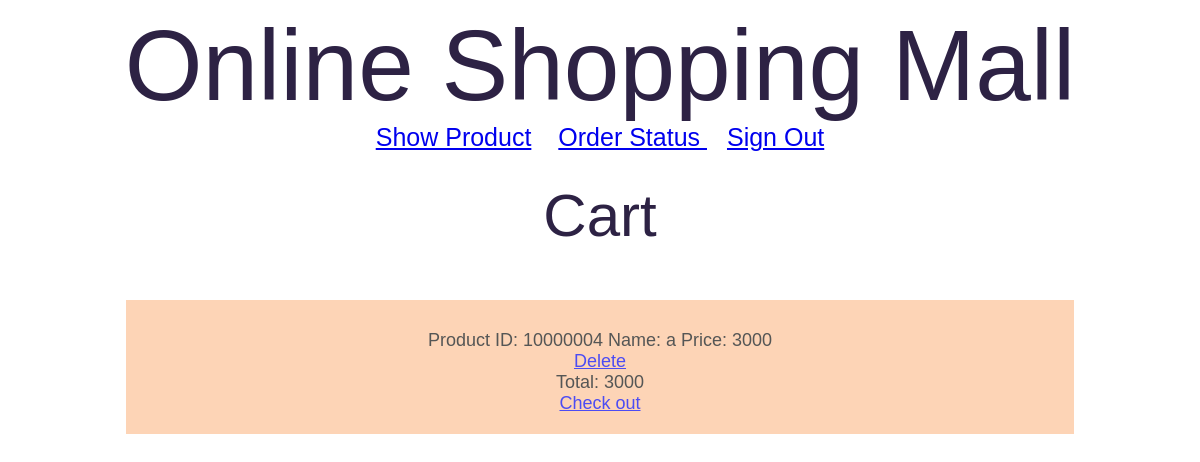
The page /View/cart.php on the database its author committed.
### tables this page shows
CREATE TABLE `cart` (
  `product_id` int(8) NOT NULL,
  `name` text NOT NULL,
  `price` int(5) NOT NULL
);

### View/cart.php (the view, shortened to what this page needs)
<!DOCTYPE html>
<html>
	<head>
<?php include "UI.php";?>
		</head>
  <body>
	<section id="header">
		<div class="row">
			<div class="col-md-10" style="text-align: center; font-size: 100px; color:#2d2244"> Online Shopping Mall </div>
			<div class="col-md-10" style="text-align: center;font-size: 25px; color:#2d2244">
			<a href="show_product_user.php"> Show Product</a>
			<a href='../Controller/search.php' style="margin-left: 20px;"> Order Status </a>
			<a href='../Model/signout_process.php' style="margin-left: 20px;"> Sign Out </a> <br><br>
			</div>
		</div>
	</section>
	<section id = "section1">
	<div class="col-md-10" style="text-align: center">
		<div class="col-md-10" style="text-align: center; font-size: 60px; color:#2d2244"> Cart </div>
		<div style="margin-left:10%; margin-right:10%; margin-top:50px; margin-bottom:50px;opacity: 0.7;text-align:center;background:#fcc298;">
			<div class="row" style="padding:5px;">
			</div>
	<div class="row" style="padding:20px;">
	<div class="col-md-10" style="text-align: center; font-size: 18px; color:#0d0f0e">
<?php
require_once('../Model/dbconnect.php');
	$sql = "SELECT * FROM cart ";
	$result = mysqli_query($conn, $sql);
	if(mysqli_num_rows($result)>0 )
	{
	  while($row = mysqli_fetch_array($result))
	  {
        echo "<td> Product ID: " . $row[0] . "</td>";
		echo "<td> Name: " . $row[1] . "</td>";
		echo "<td> Price: " . $row[2] . " </td>";
        echo '<br/><a href="../Model/delete_item_process.php">Delete</a>';
		echo'<br/>';
        $sum = 0;
        $sum_total = $sum + $row[2];
	  }
	  echo "<td> Total: </td>";
	  print ($sum_total);
		echo '<br/><a href="../Controller/order.php">Check out</a>';
        echo'<br/>';
	}
	else{
		echo "No iteams in your cart";
	}
?>
	</div>
	</div>
	</section>
<?php include "Footer.php";?>
  </body>
</html>

### rows shown on the page
cart: product_id "10000004", name "a", price "3000"
